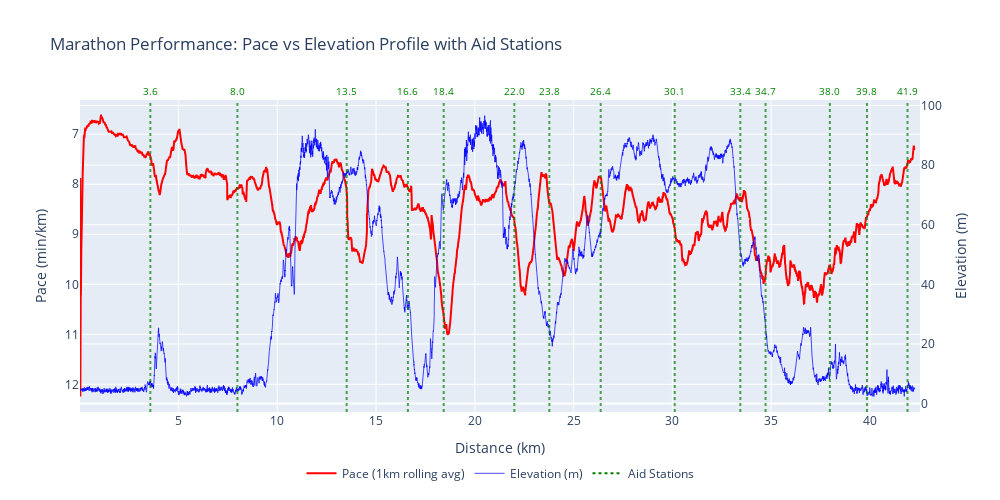

Source (notebook cell):
### Markdown cell above
## 3. Overall Trends

The following graph illustrates my pace and elevation across the 26.2-mile race.

### Code cell
# Create dual-axis plot: pace and elevation vs distance
fig = go.Figure()

# Add pace trace (1km rolling average)
fig.add_trace(go.Scatter(
    x=tcx_df['distance_km'],
    y=tcx_df['pace_1km'],
    mode='lines',
    name='Pace (1km rolling avg)',
    line=dict(color='red', width=2),
    hovertemplate='Distance: %{x:.2f}km<br>Pace: %{customdata}<extra></extra>',
    customdata=tcx_df['pace_1km_str'],
    yaxis='y'
))

# Add elevation trace
fig.add_trace(go.Scatter(
    x=tcx_df['distance_km'],
    y=tcx_df['elevation'],
    mode='lines',
    name='Elevation (m)',
    line=dict(color='blue', width=1),
    opacity=0.7,
    hovertemplate='Distance: %{x:.2f}km<br>Elevation: %{y:.0f}m<extra></extra>',
    yaxis='y2'
))

# Add aid stations with labels
for i, (_, station) in enumerate(aid_stations_df.iterrows()):
    # Vertical line
    fig.add_vline(
        x=station['distance_from_start_km'],
        line=dict(color='green', width=2, dash='dot'),
        opacity=0.7
    )
    
    # Distance label
    fig.add_annotation(
        x=station['distance_from_start_km'],
        y=1, yref="paper",
        text=f"{station['distance_from_start_km']:.1f}",
        showarrow=False,
        font=dict(size=10, color='green'),
        yanchor="bottom"
    )

# Add legend entry for aid stations
fig.add_trace(go.Scatter(
    x=[None], y=[None],
    mode='lines',
    name='Aid Stations',
    line=dict(color='green', width=2, dash='dot'),
    showlegend=True
))

# Update layout
fig.update_layout(
    title='Marathon Performance: Pace vs Elevation Profile with Aid Stations',
    xaxis_title='Distance (km)',
    yaxis=dict(title='Pace (min/km)', side='left', autorange="reversed"),
    yaxis2=dict(title='Elevation (m)', side='right', overlaying='y'),
    width=1000,
    height=500,
    hovermode='x unified',
    legend=dict(orientation="h", yanchor="top", y=-0.15, xanchor="center", x=0.5)
)

fig.show()

### Figure 1 — Plotly figure (JSON) as saved in the notebook; plotly's stock layout.template omitted (floating-point values rounded to 4 significant figures; data arrays with more than 128 entries replaced by an {"elided": "..."} marker saying what was removed)
{"data": [{"customdata": {"elided": "21287 str values"}, "hovertemplate": "Distance: %{x:.2f}km<br>Pace: %{customdata}<extra></extra>", "line": {"color": "red", "width": 2}, "mode": "lines", "name": "Pace (1km rolling avg)", "type": "scatter", "x": {"elided": "21287 float values"}, "y": {"elided": "21287 float values"}, "yaxis": "y"}, {"hovertemplate": "Distance: %{x:.2f}km<br>Elevation: %{y:.0f}m<extra></extra>", "line": {"color": "blue", "width": 1}, "mode": "lines", "name": "Elevation (m)", "opacity": 0.7, "type": "scatter", "x": {"elided": "21287 float values"}, "y": {"elided": "21287 float values"}, "yaxis": "y2"}, {"line": {"color": "green", "dash": "dot", "width": 2}, "mode": "lines", "name": "Aid Stations", "showlegend": true, "type": "scatter", "x": [null], "y": [null]}], "layout": {"annotations": [{"font": {"color": "green", "size": 10}, "showarrow": false, "text": "3.6", "x": 3.575, "y": 1, "yanchor": "bottom", "yref": "paper"}, {"font": {"color": "green", "size": 10}, "showarrow": false, "text": "8.0", "x": 7.983, "y": 1, "yanchor": "bottom", "yref": "paper"}, {"font": {"color": "green", "size": 10}, "showarrow": false, "text": "13.5", "x": 13.51, "y": 1, "yanchor": "bottom", "yref": "paper"}, {"font": {"color": "green", "size": 10}, "showarrow": false, "text": "16.6", "x": 16.61, "y": 1, "yanchor": "bottom", "yref": "paper"}, {"font": {"color": "green", "size": 10}, "showarrow": false, "text": "18.4", "x": 18.42, "y": 1, "yanchor": "bottom", "yref": "paper"}, {"font": {"color": "green", "size": 10}, "showarrow": false, "text": "22.0", "x": 22.0, "y": 1, "yanchor": "bottom", "yref": "paper"}, {"font": {"color": "green", "size": 10}, "showarrow": false, "text": "23.8", "x": 23.77, "y": 1, "yanchor": "bottom", "yref": "paper"}, {"font": {"color": "green", "size": 10}, "showarrow": false, "text": "26.4", "x": 26.37, "y": 1, "yanchor": "bottom", "yref": "paper"}, {"font": {"color": "green", "size": 10}, "showarrow": false, "text": "30.1", "x": 30.12, "y": 1, "yanchor": "bottom", "yref": "paper"}, {"font": {"color": "green", "size": 10}, "showarrow": false, "text": "33.4", "x": 33.44, "y": 1, "yanchor": "bottom", "yref": "paper"}, {"font": {"color": "green", "size": 10}, "showarrow": false, "text": "34.7", "x": 34.72, "y": 1, "yanchor": "bottom", "yref": "paper"}, {"font": {"color": "green", "size": 10}, "showarrow": false, "text": "38.0", "x": 37.97, "y": 1, "yanchor": "bottom", "yref": "paper"}, {"font": {"color": "green", "size": 10}, "showarrow": false, "text": "39.8", "x": 39.85, "y": 1, "yanchor": "bottom", "yref": "paper"}, {"font": {"color": "green", "size": 10}, "showarrow": false, "text": "41.9", "x": 41.9, "y": 1, "yanchor": "bottom", "yref": "paper"}], "height": 500, "hovermode": "x unified", "legend": {"orientation": "h", "x": 0.5, "xanchor": "center", "y": -0.15, "yanchor": "top"}, "shapes": [{"line": {"color": "green", "dash": "dot", "width": 2}, "opacity": 0.7, "type": "line", "x0": 3.575, "x1": 3.575, "xref": "x", "y0": 0, "y1": 1, "yref": "y domain"}, {"line": {"color": "green", "dash": "dot", "width": 2}, "opacity": 0.7, "type": "line", "x0": 7.983, "x1": 7.983, "xref": "x", "y0": 0, "y1": 1, "yref": "y domain"}, {"line": {"color": "green", "dash": "dot", "width": 2}, "opacity": 0.7, "type": "line", "x0": 13.51, "x1": 13.51, "xref": "x", "y0": 0, "y1": 1, "yref": "y domain"}, {"line": {"color": "green", "dash": "dot", "width": 2}, "opacity": 0.7, "type": "line", "x0": 16.61, "x1": 16.61, "xref": "x", "y0": 0, "y1": 1, "yref": "y domain"}, {"line": {"color": "green", "dash": "dot", "width": 2}, "opacity": 0.7, "type": "line", "x0": 18.42, "x1": 18.42, "xref": "x", "y0": 0, "y1": 1, "yref": "y domain"}, {"line": {"color": "green", "dash": "dot", "width": 2}, "opacity": 0.7, "type": "line", "x0": 22.0, "x1": 22.0, "xref": "x", "y0": 0, "y1": 1, "yref": "y domain"}, {"line": {"color": "green", "dash": "dot", "width": 2}, "opacity": 0.7, "type": "line", "x0": 23.77, "x1": 23.77, "xref": "x", "y0": 0, "y1": 1, "yref": "y domain"}, {"line": {"color": "green", "dash": "dot", "width": 2}, "opacity": 0.7, "type": "line", "x0": 26.37, "x1": 26.37, "xref": "x", "y0": 0, "y1": 1, "yref": "y domain"}, {"line": {"color": "green", "dash": "dot", "width": 2}, "opacity": 0.7, "type": "line", "x0": 30.12, "x1": 30.12, "xref": "x", "y0": 0, "y1": 1, "yref": "y domain"}, {"line": {"color": "green", "dash": "dot", "width": 2}, "opacity": 0.7, "type": "line", "x0": 33.44, "x1": 33.44, "xref": "x", "y0": 0, "y1": 1, "yref": "y domain"}, {"line": {"color": "green", "dash": "dot", "width": 2}, "opacity": 0.7, "type": "line", "x0": 34.72, "x1": 34.72, "xref": "x", "y0": 0, "y1": 1, "yref": "y domain"}, {"line": {"color": "green", "dash": "dot", "width": 2}, "opacity": 0.7, "type": "line", "x0": 37.97, "x1": 37.97, "xref": "x", "y0": 0, "y1": 1, "yref": "y domain"}, {"line": {"color": "green", "dash": "dot", "width": 2}, "opacity": 0.7, "type": "line", "x0": 39.85, "x1": 39.85, "xref": "x", "y0": 0, "y1": 1, "yref": "y domain"}, {"line": {"color": "green", "dash": "dot", "width": 2}, "opacity": 0.7, "type": "line", "x0": 41.9, "x1": 41.9, "xref": "x", "y0": 0, "y1": 1, "yref": "y domain"}], "title": {"text": "Marathon Performance: Pace vs Elevation Profile with Aid Stations"}, "width": 1000, "xaxis": {"title": {"text": "Distance (km)"}}, "yaxis": {"autorange": "reversed", "side": "left", "title": {"text": "Pace (min/km)"}}, "yaxis2": {"overlaying": "y", "side": "right", "title": {"text": "Elevation (m)"}}}}
